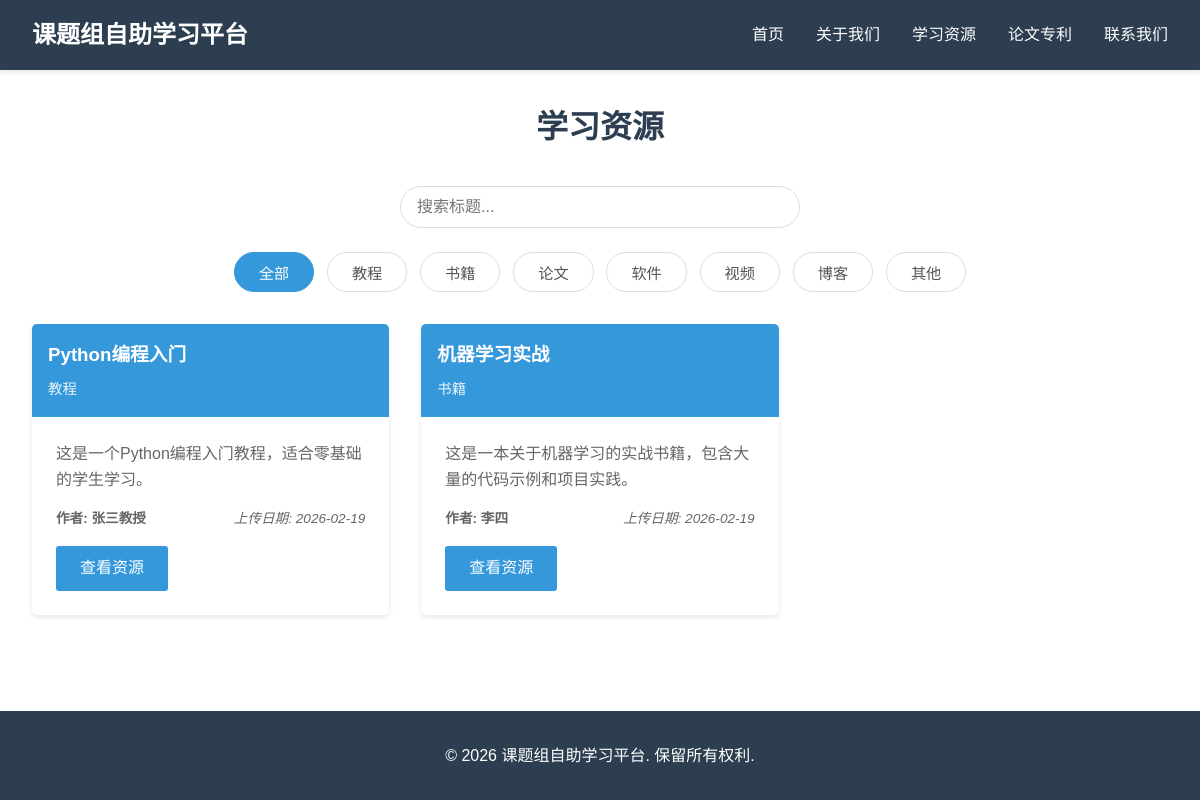
The app's page /resources, older data.
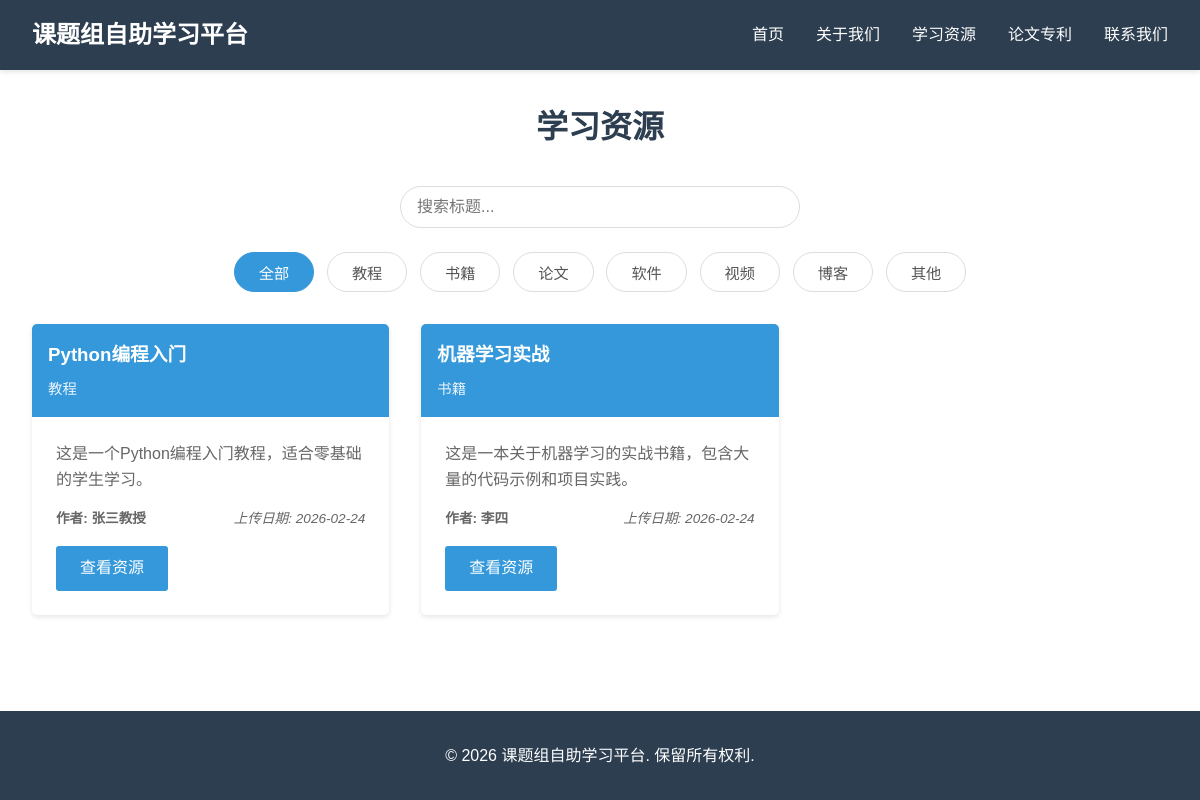
The same page, newer data.
### app.py (models this page shows)
class Resource(db.Model):
    id = db.Column(db.Integer, primary_key=True)
    title = db.Column(db.String(200), nullable=False)
    description = db.Column(db.Text)
    resource_type = db.Column(db.String(50), nullable=False)
    file_url = db.Column(db.String(200))
    upload_date = db.Column(db.DateTime, default=datetime.utcnow)
    author = db.Column(db.String(100))

### app.py (the view)
@app.route('/resources')
def resources():
    resources = Resource.query.all()
    return render_template('resources.html', resources=resources)

### templates/resources.html (shortened to what this page needs)
<!DOCTYPE html>
<html lang="zh-CN">
<head>
</head>
<body>
    <header>
        <nav>
            <div class="logo">课题组自助学习平台</div>
            <ul>
                <li><a href="{{ url_for('index') }}">首页</a></li>
                <li><a href="{{ url_for('about') }}">关于我们</a></li>
                <li><a href="{{ url_for('resources') }}">学习资源</a></li>
                <li><a href="{{ url_for('publications') }}">论文专利</a></li>
                <li><a href="{{ url_for('contact') }}">联系我们</a></li>
            </ul>
        </nav>
    </header>
    <main class="container">
        <h1 class="section-title">学习资源</h1>
        {% set types = ['教程', '书籍', '论文', '软件', '视频', '博客', '其他'] %}
        <div class="resource-filter">
            <div class="search-box">
                <input type="text" id="searchInput" placeholder="搜索标题...">
            </div>
            <div class="category-tabs">
                <button class="category-btn active" data-category="all">全部</button>
                {% for type in types %}
                <button class="category-btn" data-category="{{ type }}">{{ type }}</button>
                {% endfor %}
            </div>
        </div>
        <div class="resources-grid" id="resourceGrid">
            {% for resource in resources %}
            <div class="resource-card" data-title="{{ resource.title }}" data-type="{{ resource.resource_type }}">
                <div class="resource-header">
                    <h3>{{ resource.title }}</h3>
                    <div class="resource-type">{{ resource.resource_type }}</div>
                </div>
                <div class="resource-body">
                    <p>{{ resource.description }}</p>
                    <div class="resource-meta">
                        <span class="author">作者: {{ resource.author }}</span>
                        <span class="date">上传日期: {{ resource.upload_date.strftime('%Y-%m-%d') }}</span>
                    </div>
                    <a href="{{ resource.file_url }}" class="btn" target="_blank">查看资源</a>
                </div>
            </div>
            {% endfor %}
        </div>
    </main>
    <footer>
        <p>&copy; 2026 课题组自助学习平台. 保留所有权利.</p>
    </footer>
</body>
</html>

Row changes from the older to the newer data that the page shows:
changed Resource "Python编程入门": upload_date "2026-02-19" → "2026-02-24"
changed Resource "机器学习实战": upload_date "2026-02-19" → "2026-02-24"
